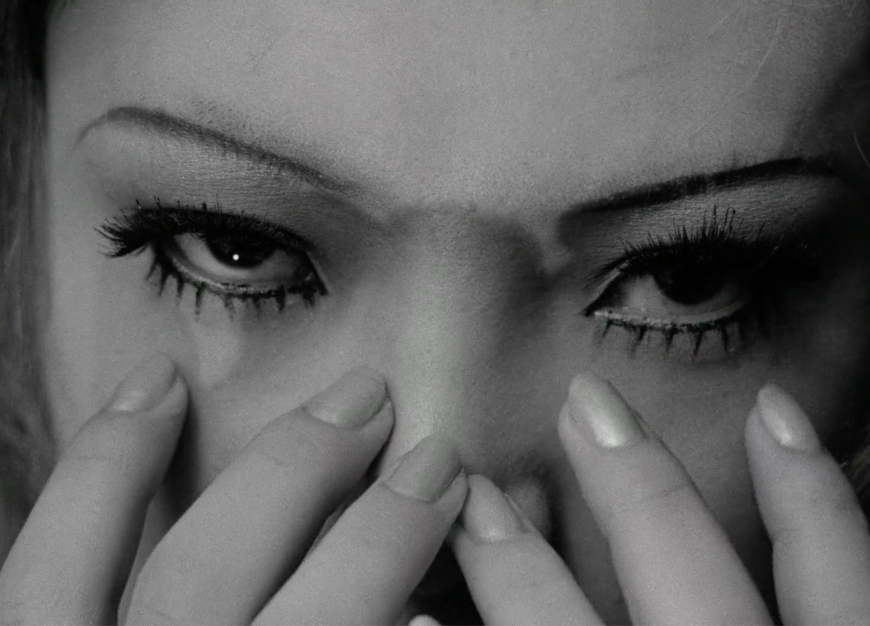
#> input picture projects/funeral_parade_of_roses/source/stills/image4.png, 1740 x 1252 px, found by its file name (shown at 1/2 size); its folder holds 5 pictures in this run
$ python make_flyer.py
#> lines starting #> are read from the running program, lines starting #| are printed output that depends on the picture
#> in build_flyer, `canvas = Image.new("RGB", (W, H), (0, 0, 0))`: canvas: PIL image 1080x1350 RGB; every value is 0
#!/usr/bin/env python3
"""Generate Interzone XV: Funeral Parade of Roses flyer.

Format: 1080x1350 (4:5) — Instagram feed post / carousel.
Design: Eyes hero image in upper half, text block in lower half (black bg).
All text over black only. Phone-readable font sizes.
"""

from PIL import Image, ImageDraw, ImageFont, ImageEnhance
from pathlib import Path

PROJECT_DIR = Path(__file__).parent.parent.parent / "projects" / "funeral_parade_of_roses"
import numpy as np

SRC = PROJECT_DIR / "source"
OUT = PROJECT_DIR / "output"
OUT.mkdir(exist_ok=True)

W, H = 1080, 1350  # 4:5 Instagram feed

def load(name):
#> called with name = 'image4.png'
    return Image.open(SRC / name)
#> returned value is the input picture: PIL image 1740x1252 RGB; mean R, G, B 98.6, 98.6, 98.6

def make_bw(img, contrast=1.5, brightness=1.0):
#> called with contrast = 1.5, brightness = 1.2
    bw = img.convert("L")
    bw = ImageEnhance.Contrast(bw).enhance(contrast)
    if brightness != 1.0:
        bw = ImageEnhance.Brightness(bw).enhance(brightness)
    return bw

def center_x(img_w, canvas_w):
    return (canvas_w - img_w) // 2

def invert_to_white_on_transparent(img):
    rgba = img.convert("RGBA")
    arr = np.array(rgba)
    gray = np.array(img.convert("L"))
    orig_alpha = arr[:, :, 3]
    new_alpha = np.minimum(orig_alpha, (255 - gray).astype(np.uint8))
    result = np.zeros_like(arr)
    result[:, :, :3] = 255
    result[:, :, 3] = new_alpha
    return Image.fromarray(result, "RGBA")

def radial_vignette(w, h, cx, cy, inner_r, outer_r):
    Y, X = np.ogrid[:h, :w]
    rx = outer_r * (w / max(w, h))
    ry = outer_r * (h / max(w, h))
    dist = np.sqrt(((X - cx) / rx) ** 2 + ((Y - cy) / ry) ** 2)
    mask = np.ones((h, w), dtype=float)
    fade_zone = dist > 0.5
    mask[fade_zone] = np.clip(1.0 - (dist[fade_zone] - 0.5) / 0.5, 0, 1)
    return mask

def build_flyer():
    canvas = Image.new("RGB", (W, H), (0, 0, 0))

    # === Fonts ===
    DIDOT = "/System/Library/Fonts/Supplemental/Didot.ttc"
    BODONI = "/System/Library/Fonts/Supplemental/Bodoni 72.ttc"
    BODONI_SC = "/System/Library/Fonts/Supplemental/Bodoni 72 Smallcaps Book.ttf"
    BASKERVILLE = "/System/Library/Fonts/Supplemental/Baskerville.ttc"

    def font(path, size):
        try:
            return ImageFont.truetype(path, size)
        except:
            return ImageFont.load_default()

    title_font = font(BODONI_SC, 86)
    numeral_font = font(DIDOT, 48)
    theme_font = font(DIDOT, 46)
    subtitle_font = font(BODONI, 38)
    body_font = font(BASKERVILLE, 30)
    small_font = font(BASKERVILLE, 26)

    # === Layout grid ===
    # Eyes centered at 1/3 mark, title at 1/4 mark overlapping forehead
    THIRD = H // 3       # 450
    QUARTER = H // 4     # 337

    # === Hero: Eyes centered at 1/3 mark ===
    hero = load("image4.png")
    hero_bw = make_bw(hero, contrast=1.5, brightness=1.2)
    hero_ratio = hero_bw.width / hero_bw.height
#> hero_ratio = 1.39
    hero_w = int(W * 0.75)
    hero_h = int(hero_w / hero_ratio)
#> hero_h = 582
    hero_bw = hero_bw.resize((hero_w, hero_h), Image.LANCZOS)
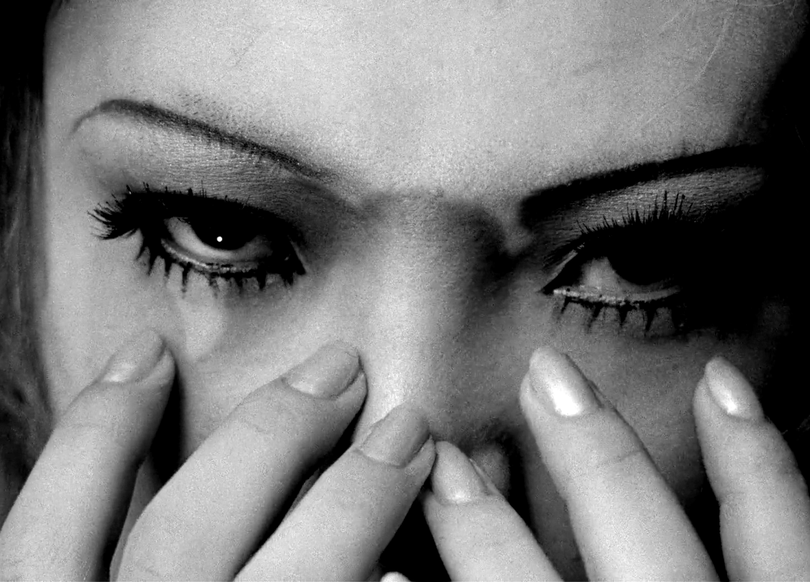
#> hero_bw: PIL image 810x582 L; min 0, max 255, mean 121.6
    hero_rgb = Image.merge("RGB", [hero_bw, hero_bw, hero_bw])
    hero_x = center_x(hero_w, W)
    hero_y = THIRD - hero_h // 2  # center eyes at 1/3
#> hero_y = 159

    vignette = radial_vignette(hero_w, hero_h, hero_w // 2, hero_h // 2, 150, 350)
#> in radial_vignette, `mask[fade_zone] = np.clip(1.0 - (dist[fade_zone] - 0.5) / 0.5, 0, 1)`:
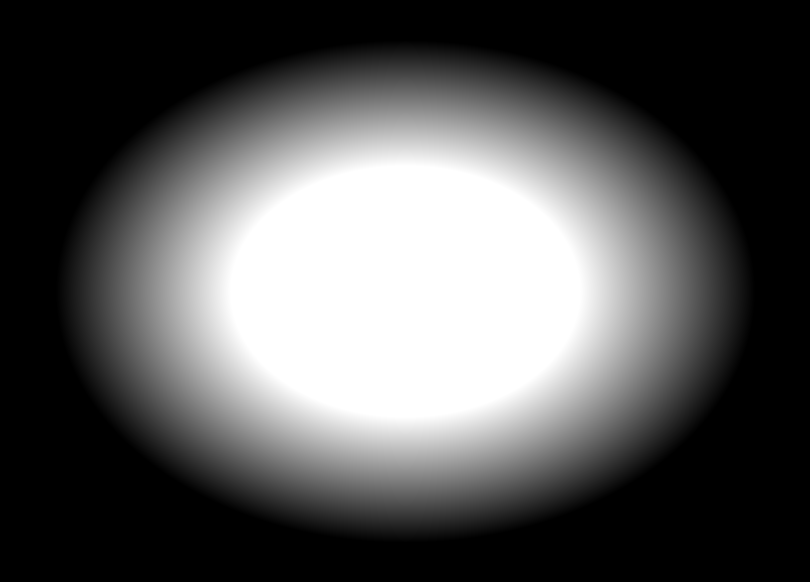
#> mask: shape (582, 810) float64; min 0, max 1, mean 0.342
    hero_arr = np.array(hero_rgb).astype(float)
    for c in range(3):
        hero_arr[:, :, c] *= vignette
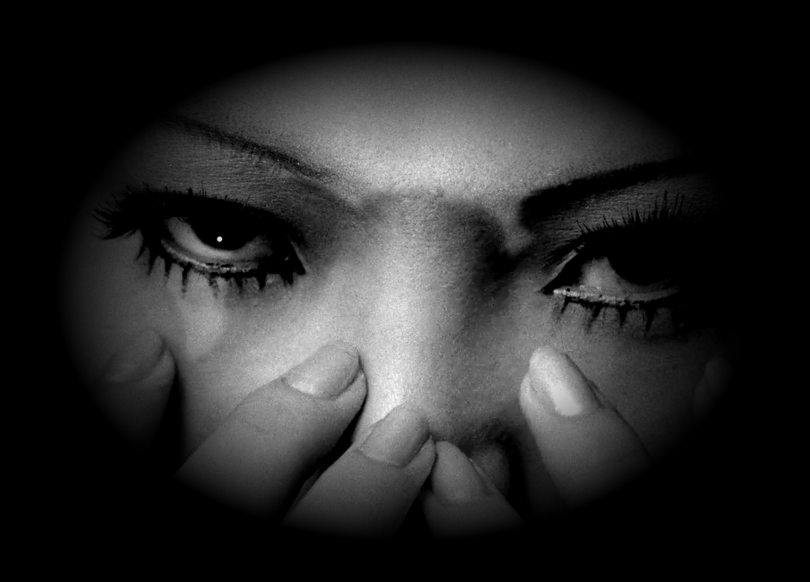
#> hero_arr: shape (582, 810, 3) float64; min 0, max 255, mean 40.4
    hero_vignetted = Image.fromarray(hero_arr.clip(0, 255).astype(np.uint8))
    canvas.paste(hero_vignetted, (hero_x, hero_y))

    # === Rose frame overlay ===
    frame = load("image3.png")
#> call 2 of load, with name = 'image3.png'
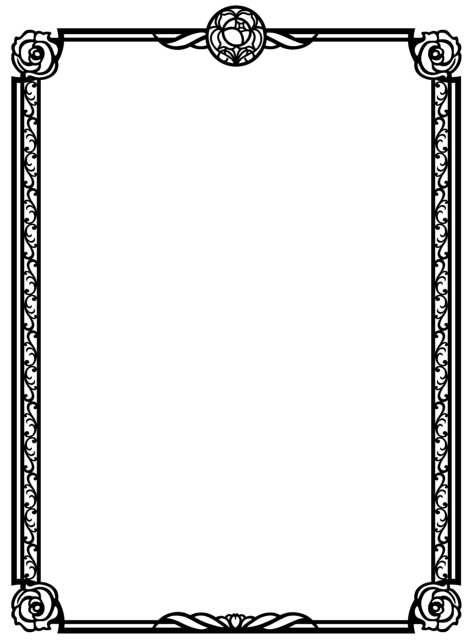
#> input picture projects/funeral_parade_of_roses/source/stills/image3.png, 472 x 640 px, found by its file name
#> in load, returned value is the input picture: PIL image 472x640 RGBA; mean R, G, B, A 6.3, 6.3, 6.3, 28.8
    frame_white = invert_to_white_on_transparent(frame)
#> in invert_to_white_on_transparent, `orig_alpha = arr[:, :, 3]`:
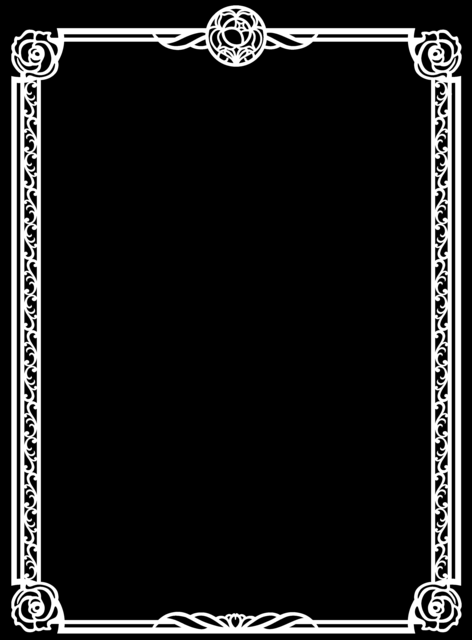
#> orig_alpha: shape (640, 472); min 0, max 255, mean 28.8
    frame_white = frame_white.resize((W - 60, H - 60), Image.LANCZOS)
    canvas_rgba = canvas.convert("RGBA")
    canvas_rgba.paste(frame_white, (30, 30), frame_white)
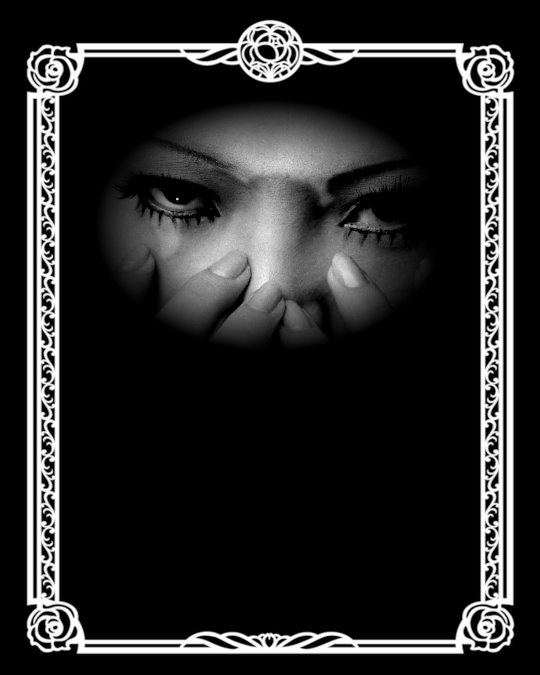
#> canvas_rgba: PIL image 1080x1350 RGBA (shown at 1/2 size); mean R, G, B, A 38.9, 38.9, 38.9, 251.9; transparent parts drawn white

    canvas = canvas_rgba.convert("RGB")
    draw = ImageDraw.Draw(canvas)

    def draw_centered(text, y, fnt, fill=(255, 255, 255)):
        bbox = draw.textbbox((0, 0), text, font=fnt)
        tw = bbox[2] - bbox[0]
        draw.text((center_x(tw, W), y), text, fill=fill, font=fnt)

    def draw_centered_outlined(text, y, fnt, fill=(255, 255, 255), stroke_width=3):
        bbox = draw.textbbox((0, 0), text, font=fnt)
        tw = bbox[2] - bbox[0]
        x = center_x(tw, W)
        draw.text((x, y), text, fill=(0, 0, 0), font=fnt,
                  stroke_width=stroke_width, stroke_fill=(0, 0, 0))
        draw.text((x, y), text, fill=fill, font=fnt)

    def text_height(text, fnt):
#> called with text = 'INTERZONE'
        bbox = draw.textbbox((0, 0), text, font=fnt)
#> bbox = (0, 16, 502, 81)
        return bbox[3] - bbox[1]

    # === Title "INTERZONE XV" at 1/4 mark — overlaps forehead ===
    title_h = text_height("INTERZONE", title_font)
#> title_h = 65
    numeral_h = text_height("XV", numeral_font)
#> numeral_h = 35
    title_block = title_h + 8 + numeral_h  # 8px gap between lines
#> title_block = 108
    title_y = QUARTER - title_block // 2
#> title_y = 283
    draw_centered_outlined("INTERZONE", title_y, title_font)
#> in draw_centered_outlined, `bbox = draw.textbbox((0, 0), text, font=fnt)`: bbox = (0, 16, 502, 81)
#> in draw_centered_outlined, `tw = bbox[2] - bbox[0]`: tw = 502
#> in draw_centered_outlined, `x = center_x(tw, W)`: x = 289
    draw_centered_outlined("XV", title_y + title_h + 8, numeral_font, (200, 200, 200))

    # === Text block — evenly spaced in lower half ===
    # Lower half: y = H/2 (675) to y = 1260 (safe from frame bottom)
    TEXT_TOP = H // 2 + 5   # 680
    TEXT_BOT = 1260

    # Measure all text heights
    lines = [
        ("Funeral Parade of Roses", theme_font, (220, 220, 220), "theme"),
        ("SEP1", None, None, "sep"),
        ("DJs", small_font, (140, 140, 140), "label"),
        ("SEITH  ·  Sister Malady", subtitle_font, (255, 255, 255), "names"),
        ("Performances", small_font, (140, 140, 140), "label"),
        ("Rita Repulsive  ·  Mimento", subtitle_font, (255, 255, 255), "names"),
        ("SEP2", None, None, "sep"),
        ("Eleventh Hour Vendors Market", body_font, (180, 180, 180), "detail"),
        ("Saturday, March 21, 2026", subtitle_font, (255, 255, 255), "detail"),
        ("Al's Bar  ·  21+  ·  $10", body_font, (200, 200, 200), "detail"),
        ("Music 8 PM  ·  Performances 10 PM", small_font, (160, 160, 160), "detail"),
    ]

    # Calculate total content height (seps are 1px)
    heights = []
    for text, fnt, _, kind in lines:
        if kind == "sep":
            heights.append(1)
        else:
            heights.append(text_height(text, fnt))
#> this loop made 11 passes
#> bbox in text_height on passes 1, 3, 4, 5, 6, 8, 9, 10, 11: (0, 8, 551, 43), (0, 6, 41, 30), (0, 7, 429, 44), (0, 5, 178, 25), (0, 7, 497, 44), (0, 5, 457, 28), (0, 7, 492, 44), (0, 5, 329, 32), (0, 5, 453, 25)
#> after the loop, heights = [35, 1, 24, 37, 20, 37, 1, 23, 37, 27, 20]
    total_content = sum(heights)
#> total_content = 262

    # Distribute remaining space as even gaps
    n_gaps = len(lines) - 1
    total_gap = TEXT_BOT - TEXT_TOP - total_content
#> total_gap = 318
    gap = total_gap / n_gaps
#> gap = 31.8

    # Draw
    y = TEXT_TOP
    for i, (text, fnt, fill, kind) in enumerate(lines):
        if kind == "sep":
            draw.line([(200, int(y)), (W - 200, int(y))], fill=(80, 80, 80), width=1)
        else:
            draw_centered(text, int(y), fnt, fill)
        y += heights[i] + gap
#> this loop made 11 passes
#> (bbox in draw_centered, tw in draw_centered, y) on passes 1, 3, 4, 5, 6, 8, 9, 10, 11: ((0, 8, 551, 43), 551, 746.8), ((0, 6, 41, 30), 41, 835.4), ((0, 7, 429, 44), 429, 904.2), ((0, 5, 178, 25), 178, 956), ((0, 7, 497, 44), 497, 1024.8), ((0, 5, 457, 28), 457, 1112.4), ((0, 7, 492, 44), 492, 1181.2), ((0, 5, 329, 32), 329, 1240), ((0, 5, 453, 25), 453, 1291.8)
#> y on passes 2, 7: 779.6, 1057.6
#> after the loop, y = 1291.8

    output_path = OUT / "flyer_v10_feed.png"
    canvas.save(output_path, quality=95)
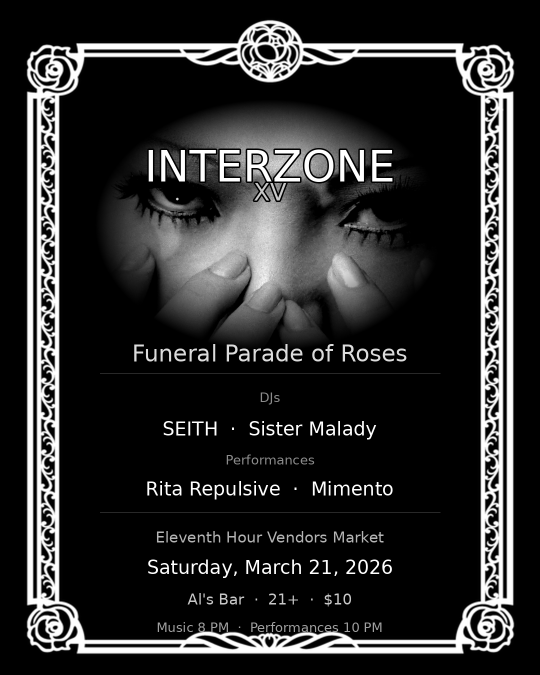
#> saved as flyer_v10_feed.png: PIL image 1080x1350 RGB (shown at 1/2 size); min 0, max 255, mean 43.2
    print(f"saved: {output_path}")

if __name__ == "__main__":
    build_flyer()
